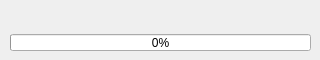
<?xml version="1.0" encoding="UTF-8"?>
<ui version="4.0">
 <class>CWFileMakeProgressWidget</class>
 <widget class="QWidget" name="CWFileMakeProgressWidget">
  <property name="geometry">
   <rect>
    <x>0</x>
    <y>0</y>
    <width>320</width>
    <height>60</height>
   </rect>
  </property>
  <property name="windowTitle">
   <string>Form</string>
  </property>
  <widget class="QWidget" name="">
   <property name="geometry">
    <rect>
     <x>10</x>
     <y>10</y>
     <width>301</width>
     <height>41</height>
    </rect>
   </property>
   <layout class="QGridLayout" name="gridLayout">
    <item row="0" column="0">
     <widget class="QLabel" name="ui_lb_progress">
      <property name="text">
       <string>&lt;html&gt;&lt;head/&gt;&lt;body&gt;&lt;p align=&quot;center&quot;&gt;&lt;br/&gt;&lt;/p&gt;&lt;/body&gt;&lt;/html&gt;</string>
      </property>
     </widget>
    </item>
    <item row="1" column="0">
     <widget class="QProgressBar" name="ui_progress_bar">
      <property name="value">
       <number>0</number>
      </property>
     </widget>
    </item>
   </layout>
  </widget>
 </widget>
 <resources/>
 <connections/>
</ui>
